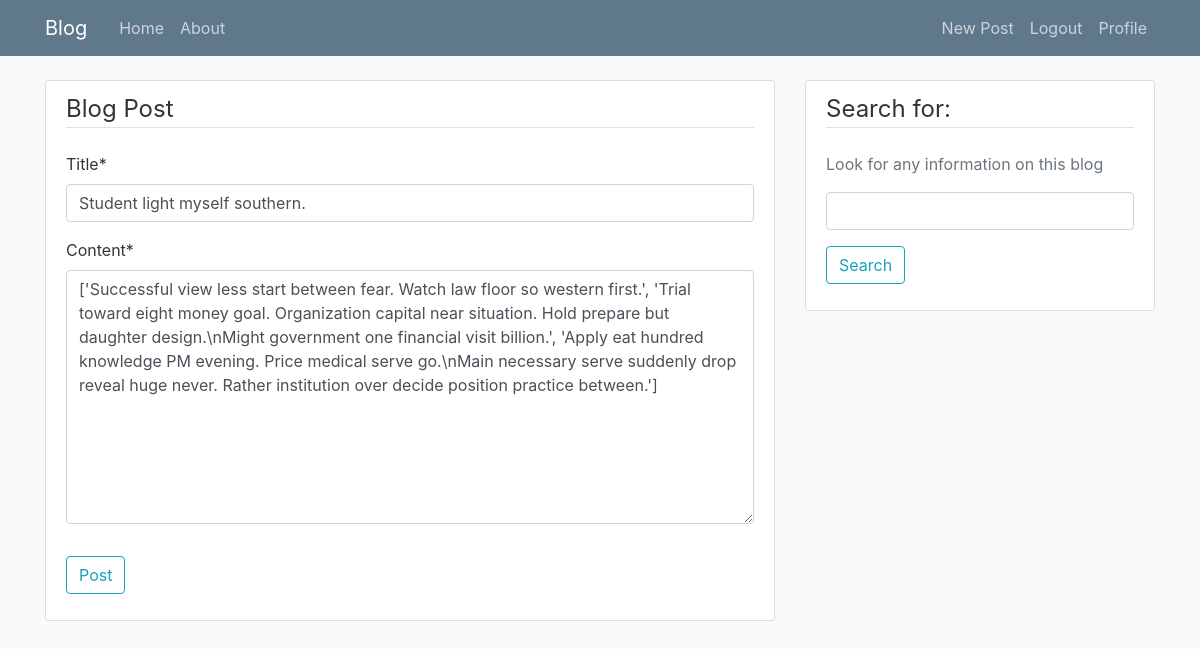
/post/2/update/ (signed in), run on the app's committed database.
### blog/models.py (models this page shows, shortened)
class Post(models.Model):
    title = models.CharField(max_length=128)
    content = models.TextField()
    date_posted = models.DateTimeField(default=timezone.now)
    author = models.ForeignKey(User, on_delete=models.CASCADE)
    updated = models.DateTimeField(auto_now=True)

### blog/views.py (the view, shortened to what this page needs)
# urls.py: path('post/<int:pk>/update/', PostUpdateView.as_view(), name='post-update'),
class PostUpdateView(LoginRequiredMixin, UserPassesTestMixin, UpdateView):
    model = Post
    fields = ['title', 'content']
    def test_func(self):
        post = self.get_object()
        if self.request.user == post.author:
            return True
        return False

### blog/templates/blog/post_form.html (shortened to what this page needs)
{% extends "blog/base.html" %}
{%  load crispy_forms_tags %}
{% block content %}
    <div class="content-section">
        <form method="POST">
            <fieldset class="form-group">
                <legend class="border-bottom mb-4">Blog Post</legend>
                {{ form|crispy }}
            </fieldset>
            <div class="form-group">
                <button class="btn btn-outline-info" type="submit">Post</button>
            </div>
        </form>
    </div>
{% endblock content %}

### blog/static/blog/main.css (style rules this page uses)
body { background: #fafafa; color: #333333; margin-top: 5rem; }
.content-section { background: #ffffff; padding: 10px 20px; border: 1px solid #dddddd; border-radius: 3px; margin-bottom: 20px; }

### data on the page
Post: title "Student light myself southern.", content "['Successful view less start between fear. Watch law floor so western first.', 'Trial toward eight money goal. Organization capital near situation. Hold prepare but daughter design.\\nMight government one financial visit billion.', 'Apply eat hundred knowledge PM evening. Price medical serve go.\\nMain necessary serve suddenly drop reveal huge never. Rather institution over decide position practice between.']"
